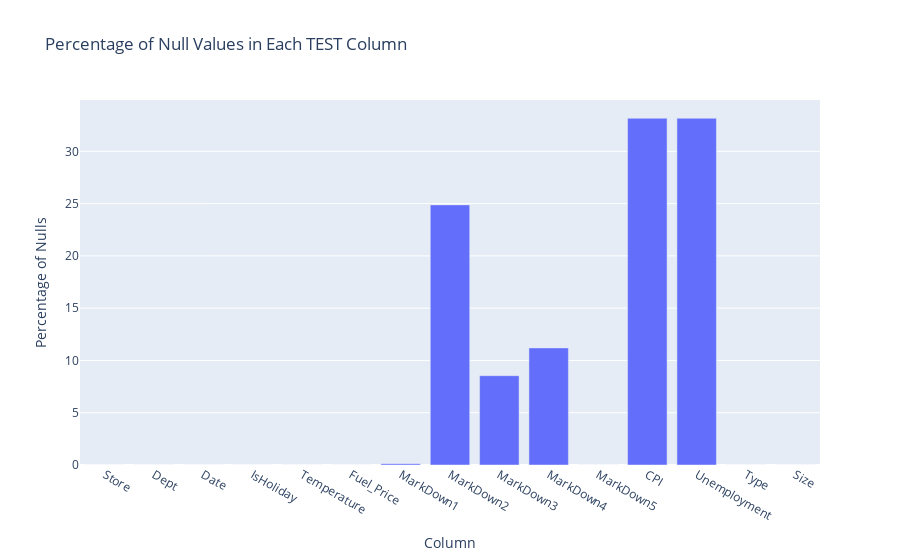

Notebook source saved alongside this figure:
### Code cell
test_null_perc = final_test.isnull().mean()*100
fig = px.bar(x = test_null_perc.index, y=test_null_perc.values, 
             labels={'x': 'Column', 'y': 'Percentage of Nulls'},
             title='Percentage of Null Values in Each TEST Column')
fig.show()

### Figure 1 — Plotly figure (JSON) as saved in the notebook; plotly's stock layout.template omitted (floating-point values rounded to 4 significant figures)
{"data": [{"alignmentgroup": "True", "hovertemplate": "Column=%{x}<br>Percentage of Nulls=%{y}<extra></extra>", "legendgroup": "", "marker": {"color": "#636efa", "pattern": {"shape": ""}}, "name": "", "offsetgroup": "", "orientation": "v", "showlegend": false, "textposition": "auto", "type": "bar", "x": ["Store", "Dept", "Date", "IsHoliday", "Temperature", "Fuel_Price", "MarkDown1", "MarkDown2", "MarkDown3", "MarkDown4", "MarkDown5", "CPI", "Unemployment", "Type", "Size"], "xaxis": "x", "y": [0, 0, 0, 0, 0, 0, 0.1295, 24.88, 8.542, 11.2, 0, 33.17, 33.17, 0, 0], "yaxis": "y"}], "layout": {"barmode": "relative", "legend": {"tracegroupgap": 0}, "title": {"text": "Percentage of Null Values in Each TEST Column"}, "xaxis": {"anchor": "y", "domain": [0, 1], "title": {"text": "Column"}}, "yaxis": {"anchor": "x", "domain": [0, 1], "title": {"text": "Percentage of Nulls"}}}}
